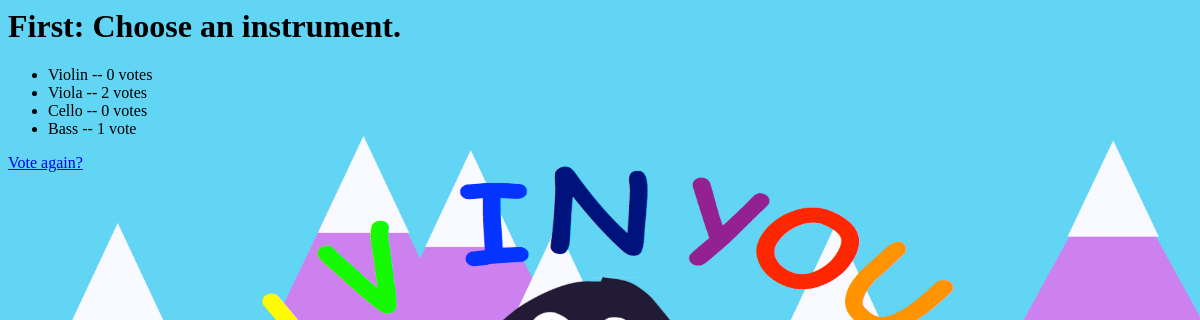
The app's page /polls/1/results/, older data.
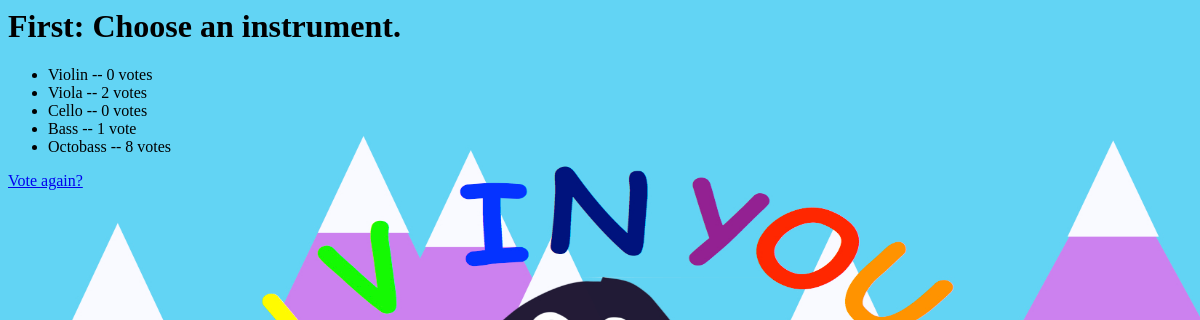
The same page, newer data.
### polls/models.py (models this page shows, shortened)
class Question(models.Model):
    question_text = models.CharField(max_length=200)
    pub_date = models.DateTimeField('date published')

class Choice(models.Model):
    question = models.ForeignKey(Question, on_delete=models.CASCADE)
    choice_text = models.CharField(max_length=200)
    votes = models.IntegerField(default=0)

### polls/views.py (the view)
# urls.py: url(r'^(?P<question_id>[0-9]+)/results/$', views.results, name='results'),
def results(request, question_id):
    try:
        question = Question.objects.get(pk=question_id)
    except Question.DoesNotExist:
        latest_question_list = Question.objects.order_by('-pub_date')[:5]
        context = {
            'latest_question_list': latest_question_list,
            'error_message' : ("Question %s does not exist.\nPlease try one of the following questions:" % str(question_id)),
            }
        return render(request, 'polls/index.html', context)
    return render(request, 'polls/results.html', {'question': question})

### polls/templates/polls/results.html
{% load static %}
<link rel="stylesheet" type="text/css" href="{% static 'polls/style.css' %}" />
<h1>{{ question.question_text }}</h1>
<ul>
{% for choice in question.choice_set.all %}
    <li>{{ choice.choice_text }} -- {{ choice.votes }} vote{{ choice.votes|pluralize }}</li>
{% endfor %}
</ul>
<a href="{% url 'polls:detail' question.id %}">Vote again?</a>

Row changes from the older to the newer data that the page shows:
added Choice: choice_text "Octobass", votes "8"
